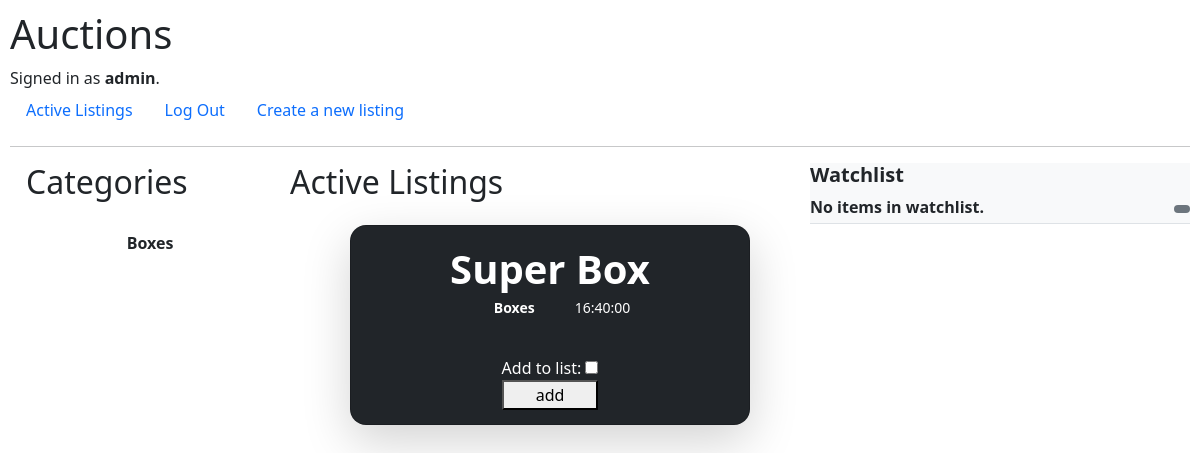
The page / (signed in) on the database its author committed.
### auctions/models.py (models this page shows)
class User(AbstractUser):
    user_id = models.UUIDField(
        default=uuid.uuid4, db_index=True, editable=False, primary_key=True, unique=True
    )
    user_street_address = models.CharField(name="street_address", max_length=60)
    user_city = models.CharField(name="city", max_length=60)
    user_state = models.CharField(name="state", max_length=60)

class Listing(models.Model):
    now = make_aware(datetime.datetime.now())
    class Status(models.TextChoices):
        ACTIVE = "Active"
        EXPIRED = "Expired"
    listing_id = models.UUIDField(
        default=uuid.uuid4, db_index=True, editable=False, primary_key=True, unique=True
    )
    listing_name = models.CharField("Listing_name", max_length=90, blank=True)
    listing_category = models.CharField("Listing_category", max_length=90, blank=True)
    listing_description = models.TextField("Listing_description", blank=True)
    listing_image = models.ImageField("Listing_image", upload_to="images", null=True, blank=True)
    listing_start_time = models.DateTimeField(
    "Listing_startTime", default=now, editable=False
    )
    listing_end_time = models.DateTimeField(
    "Listing_endTime", default=now
    )
    listing_winner = models.CharField("Listing_winner", max_length=90, blank=True, null=True, editable=False)
    listing_duration = models.DurationField("Listing_duration", default=60000)
    listing_status = models.CharField(
        choices=Status, default=Status.ACTIVE, max_length=10
    )
    listing_owner_id = models.ForeignKey(User, on_delete=models.CASCADE)

class Watchlist(models.Model):
    class Add(models.TextChoices):
        ADD = "Add"
    list_item_id = models.UUIDField(
        default=uuid.uuid4, db_index=True, primary_key=True, unique=True
    )
    add_to_list = models.BooleanField(name="add_to_list", default=False)
    user_id = models.ForeignKey(User, on_delete=models.CASCADE)
    listing_id = models.ForeignKey(Listing, on_delete=models.CASCADE)

### auctions/views.py (the view)
# urls.py: path("", views.index, name="index"),
@login_required(login_url='/login')
def index(request):
    indexURI = "auctions/index.html"
    all_listings = Listing.objects.values().all()
    return render(
            request,
            indexURI,
            {
                "all_listings": all_listings,
                "user_id": request.user.user_id,
                "WatchlistForm": WatchlistForm(),
    })

### auctions/forms.py
class WatchlistForm(forms.ModelForm):
    class Meta:
        model = Watchlist
        fields = ["add_to_list"]

### auctions/templates/auctions/index.html (shortened to what this page needs)
{% extends "auctions/layout.html" %} {% block body %}
<main class="d-flex flex-row">
  <section class="vh-100">
    <div class="flex-shrink-0 px-3" style="width: 280px">
      <span class="fs-5 fw-semibold">
        <h2>Categories</h2>
      </span>
      {% for category in all_listings%}
      <a
        href="{% url 'returnCategory' category=category.listing_category %}"
        class="list-group-item list-group-item-action py-6 my-4 lh-sm"
      >
        <div
          class="d-flex flex-column w-100 align-items-center justify-space-evenly"
        >
          <strong
            style="width: 100%; justify-content: space-evenly"
            class="mb-1 py-2 d-flex flex-row justify-space-evenly"
          >
            {{ category.listing_category }}
          </strong>
        </div>
      </a>
      {% endfor %}
    </div>
  </section>
  <section class="vh-100" style="width: 100%">
    <h2 class="pb-2">Active Listings</h2>
    <div
      class="px-4 d-flex flex-row justify-content-evenly"
      style="flex-wrap: wrap"
      id="listings-cards"
    >
      {% for listing in all_listings %}
      <div
        class="d-flex flex-row align-items-stretch g-4 py-2"
        style="width: fit-content"
      >
        <div class="col">
          <div
            class="card card-cover overflow-hidden text-bg-dark rounded-4 shadow-lg"
            style="
              background-image: url('{{MEDIA_URL}}{{listing.listing_image}}');
              width: 400px;
              height: 200px;
              background-position: left; /* Center the image */
              background-repeat: no-repeat; /* Do not repeat the image */
              background-size: contain;
            "
          >
            <div
              class="d-flex flex-column p-1 text-shadow-1"
              style="justify-content: space-around; align-items: center; height: inherit"
            >
              <header
                class="d-flex flex-column justify-space-evenly"
                style="align-items: center;"
              >
                <h3 class="m-2 display-6 lh-1 fw-bold">
                  <a
                  style="text-decoration:none; color: white;"
                  href="{% url 'getListing' id=listing.listing_id %}">
                    {{ listing.listing_name }}
                  </a>
                </h3>
                <ul class="d-flex list-unstyled">
                  <li class="d-flex align-items-center me-3">
                    <svg class="bi me-2" width="1em" height="1em">
                      <use xlink:href="#geo-fill"></use>
                    </svg>
                    <small
                    style="font-weight: bolder;"
                    >{{ listing.listing_category | safe }}</small>
                  </li>
                  <li class="d-flex align-items-center">
                    <svg class="bi me-2" width="1em" height="1em">
                      <use xlink:href="#calendar3"></use>
                    </svg>
                    <small>{{ listing.listing_duration }}</small>
                  </li>
                </ul>
              </header>
              <div
                style="justify-content: space-around; align-items: center"
                class="d-flex flex-column"
              >
                <form
                  class="d-flex flex-column"
                  style="width: fit-content"
                  method="POST"
                  action="{% url 'addToWatchList' id=listing.listing_id user_id=user_id  %}"
                >
                  {% csrf_token %} {{ WatchlistForm }}
                  <button type="submit">add</button>
                </form>
              </div>
            </div>
          </div>
        </div>
      </div>
      {% endfor %}
    </div>
  </section>
  <section class="vh-100">
    <div
      class="d-flex flex-column align-items-stretch flex-shrink-0 bg-body-tertiary"
      style="width: 380px"
    >
      <h2 class="fs-5 fw-semibold">Watchlist</h2>
        <div class="list-group list-group-flush border-bottom scrollarea">
          {% if watchlist %}
          <a
            href="{% url 'getWatchList' %}"
            class="list-group-item list-group-item-action py-3 my-3 lh-sm"
            aria-current="true"
            disabled="true"
          >
            <div class="d-flex w-100 align-items-center justify-content-between">
              <strong class="mb-1">Check out your watchlist items here.</strong>
              <span class="badge bg-secondary">
                <small></small>
              </span>
            </div>
          </a>
          {% else %}
          <div class="d-flex w-100 align-items-center justify-content-between">
            <strong class="mb-1">No items in watchlist.</strong>
            <span class="badge bg-secondary">
            </span>
          </div>
          {% endif %}
        </div>
    </div>
  </section>
</main>
{% endblock %}

### auctions/templates/auctions/layout.html (shortened to what this page needs)
{% load static %}
<!doctype html>
<html lang="en">
  <head>
    <link
      href="https://cdn.jsdelivr.net/npm/bootstrap@5.3.3/dist/css/bootstrap.min.css"
      rel="stylesheet"
    />
    <link href="{% static 'auctions/styles.css' %}" rel="stylesheet" />
  </head>
  <body>
    <h1>Auctions</h1>
    <div>
      {% if user.is_authenticated %} Signed in as
      <strong>{{ user.username }}</strong>.
      {% else %} Not signed in.
      {% endif %}
    </div>
    <ul class="nav">
      <li class="nav-item">
        <a class="nav-link" href="{% url 'index' %}">Active Listings</a>
      </li>
      {% if user.is_authenticated %}
      <li class="nav-item">
        <a class="nav-link" href="{% url 'logout' %}">Log Out</a>
      </li>
      <li class="nav-item">
        <a class="nav-link" href="{% url 'createListing' %}"
          >Create a new listing</a
        >
      </li>
      {% endif %}
    </ul>
    <hr />
    {% block body %} {% endblock %}
  </body>
</html>

### auctions/static/auctions/styles.css (style rules this page uses)
body { padding: 10px; }

### rows shown on the page
User: username "admin"
Listing: listing_category "Boxes", listing_name "Super Box", listing_duration "16:40:00"
